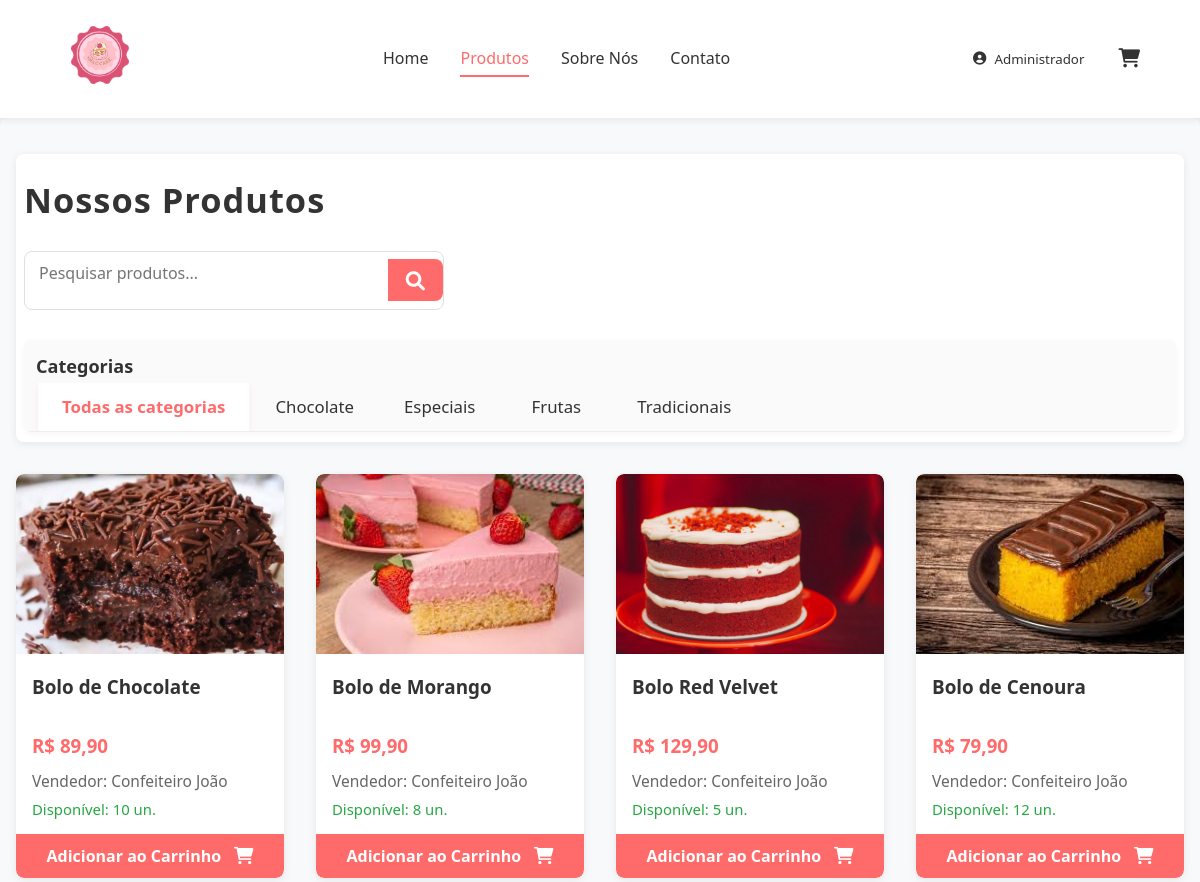
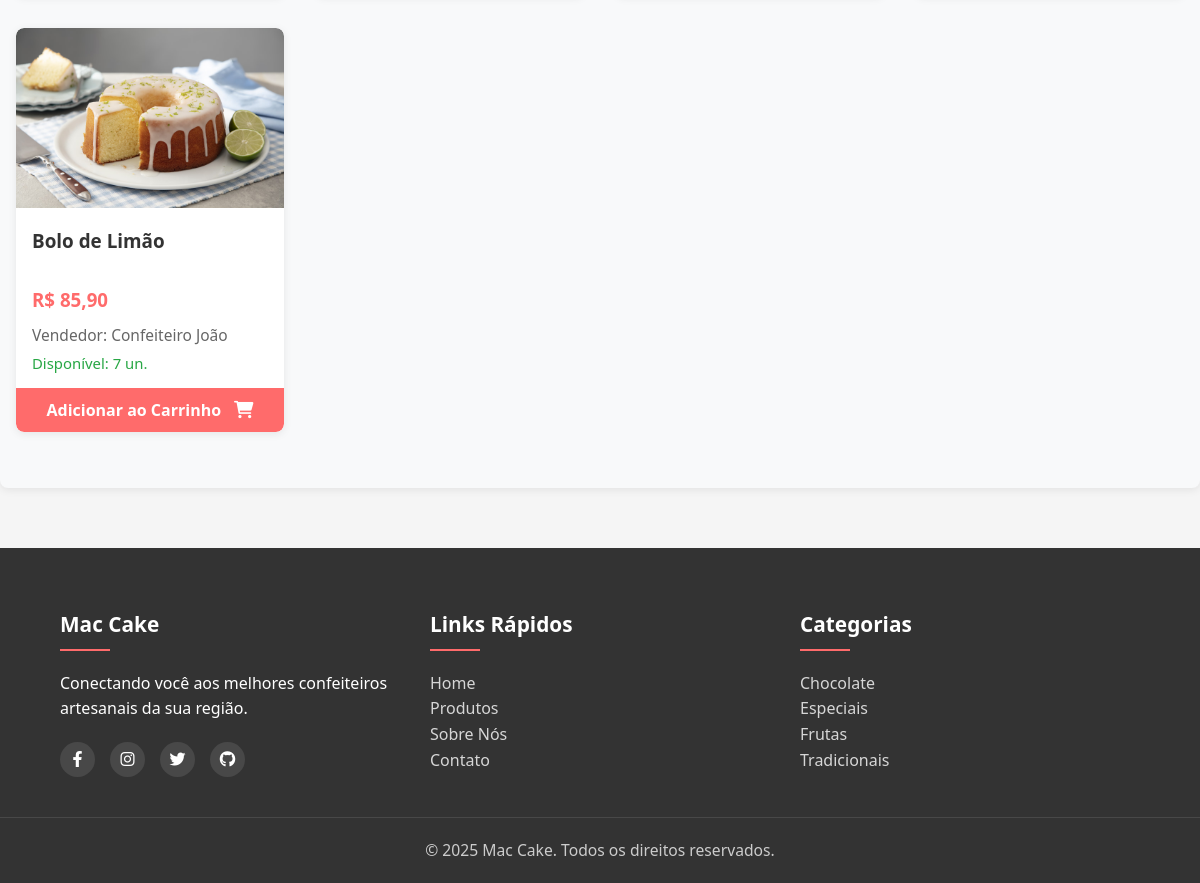
The app's page /pages/products.php (signed in) with its own data (2 pictures, top to bottom).
### tables this page shows
CREATE TABLE usuarios (
    id INT AUTO_INCREMENT PRIMARY KEY,
    nome VARCHAR(100) NOT NULL,
    email VARCHAR(100) NOT NULL UNIQUE,
    senha VARCHAR(255) NOT NULL,
    telefone VARCHAR(20),
    endereco TEXT,
    foto_perfil VARCHAR(255),
    tipo ENUM('cliente', 'vendedor', 'admin') DEFAULT 'cliente',
    data_cadastro DATETIME DEFAULT CURRENT_TIMESTAMP,
    data_atualizacao DATETIME ON UPDATE CURRENT_TIMESTAMP,
    ativo BOOLEAN DEFAULT TRUE,
    token_reset_senha VARCHAR(255),
    token_expira DATETIME,
    INDEX idx_email (email),
    INDEX idx_tipo (tipo)
);

CREATE TABLE produtos (
    id INT AUTO_INCREMENT PRIMARY KEY,
    vendedor_id INT NOT NULL,
    nome VARCHAR(100) NOT NULL,
    slug VARCHAR(100) NOT NULL UNIQUE,
    descricao TEXT,
    preco DECIMAL(10,2) NOT NULL,
    preco_promocional DECIMAL(10,2) DEFAULT NULL,
    categoria VARCHAR(50),
    imagem_principal VARCHAR(255) NOT NULL,
    imagens_adicionais JSON DEFAULT NULL,
    estoque INT DEFAULT 0,
    ingredientes TEXT,
    peso DECIMAL(10,2) COMMENT 'em gramas',
    tempo_preparo INT COMMENT 'em minutos',
    destaque TINYINT(1) DEFAULT 0,
    data_cadastro DATETIME DEFAULT CURRENT_TIMESTAMP,
    data_atualizacao DATETIME DEFAULT CURRENT_TIMESTAMP ON UPDATE CURRENT_TIMESTAMP,
    ativo TINYINT(1) DEFAULT 1,
    FOREIGN KEY (vendedor_id) REFERENCES usuarios(id) ON DELETE CASCADE,
    INDEX idx_vendedor (vendedor_id),
    INDEX idx_categoria (categoria),
    INDEX idx_destaque (destaque),
    INDEX idx_preco (preco),
    FULLTEXT INDEX ft_nome_descricao (nome, descricao)
);

### pages/products.php (the view, shortened to what this page needs)
<?php
require_once __DIR__ . '/../includes/header.php';
try {
    $db = new Database();
    $conn = $db->connect();
    $page = isset($_GET['page']) ? (int)$_GET['page'] : 1;
    $page = max(1, $page);
    $per_page = 12;
    $offset = ($page - 1) * $per_page;
    $category = isset($_GET['category']) ? sanitize($_GET['category']) : '';
    $search = isset($_GET['search']) ? sanitize($_GET['search']) : '';
    $query = "SELECT p.*, u.nome as vendedor_nome
              FROM produtos p
              JOIN usuarios u ON p.vendedor_id = u.id
              WHERE p.ativo = 1";
    $params = [];
    $query .= " ORDER BY p.data_cadastro DESC LIMIT ? OFFSET ?";
    $params[] = $per_page;
    $params[] = $offset;
    $stmt = $conn->prepare($query);
    foreach ($params as $index => $value) {
        $paramType = PDO::PARAM_STR;
        if ($index >= count($params) - 2) {
            $paramType = PDO::PARAM_INT;
        }
        $stmt->bindValue($index + 1, $value, $paramType);
    }
    $stmt->execute();
    $products = $stmt->fetchAll(PDO::FETCH_ASSOC);
    $categories_query = $conn->prepare("SELECT DISTINCT categoria FROM produtos WHERE ativo = 1 AND categoria IS NOT NULL ORDER BY categoria");
    $categories_query->execute();
    $categories = $categories_query->fetchAll(PDO::FETCH_COLUMN);
} catch (PDOException $e) {
    error_log("Database error: " . $e->getMessage());
    $error_message = "Erro ao conectar com o banco de dados. Por favor, tente novamente mais tarde.";
    $products = [];
    $categories = [];
    $total_pages = 0;
}
?>
<!DOCTYPE html>
<html lang="pt-BR">
<head>
    <link rel="stylesheet" href="../assets/css/style.css">
    <link rel="stylesheet" href="../assets/css/produto.css">
    <link rel="stylesheet" href="https://cdnjs.cloudflare.com/ajax/libs/font-awesome/6.0.0-beta3/css/all.min.css">
</head>
<body>
    <?php require_once __DIR__ . '/../includes/header.php'; ?>
    <main class="products-container">
        <div class="filters-section">
            <h1>Nossos Produtos</h1>
            <form method="GET" class="search-form">
                <div class="search-input-container">
                    <input type="text" name="search" placeholder="Pesquisar produtos..." value="<?= htmlspecialchars($search) ?>">
                    <button type="submit" class="btn-search">
                        <i class="fas fa-search"></i>
                    </button>
                </div>
            </form>
            <div class="category-filter">
                <h2>Categorias</h2>
                <ul>
                    <li><a href="products.php" class="<?= empty($category) ? 'active' : '' ?>">Todas as categorias</a></li>
                    <?php foreach ($categories as $cat): ?>
                        <li>
                            <a href="products.php?category=<?= urlencode($cat) ?><?= !empty($search) ? '&search=' . urlencode($search) : '' ?>"
                               class="<?= $category === $cat ? 'active' : '' ?>">
                                <?= htmlspecialchars($cat) ?>
                            </a>
                        </li>
                    <?php endforeach; ?>
                </ul>
            </div>
        </div>
        <div class="products-grid">
            <?php if (empty($products)): ?>
                <div class="no-products">
                    <p>Nenhum produto encontrado.</p>
                    <a href="products.php" class="btn-primary">Ver todos os produtos</a>
                </div>
            <?php else: ?>
                <?php foreach ($products as $product): ?>
                    <div class="product-card">
                        <a href="product_detail.php?id=<?= $product['id'] ?>">
                            <div class="product-image">
                                <?php
                                $imagePath = '../assets/images/uploads/products/' . htmlspecialchars($product['imagem_principal']);
                                $defaultImage = '../assets/images/default-product.jpg';
                                ?>
                                <img src="<?= file_exists($imagePath) ? $imagePath : $defaultImage ?>"
                                     alt="<?= htmlspecialchars($product['nome']) ?>"
                                     onerror="this.src='<?= $defaultImage ?>'">
                            </div>
                            <div class="product-info">
                                <h3><?= htmlspecialchars($product['nome']) ?></h3>
                                <div class="price-container">
                                    <?php if ($product['preco_promocional'] > 0): ?>
                                        <span class="original-price">R$ <?= number_format($product['preco'], 2, ',', '.') ?></span>
                                        <span class="promo-price">R$ <?= number_format($product['preco_promocional'], 2, ',', '.') ?></span>
                                    <?php else: ?>
                                        <span class="price">R$ <?= number_format($product['preco'], 2, ',', '.') ?></span>
                                    <?php endif; ?>
                                </div>
                                <p class="seller">Vendedor: <?= htmlspecialchars($product['vendedor_nome']) ?></p>
                                <?php if ($product['estoque'] > 0): ?>
                                    <p class="stock">Disponível: <?= $product['estoque'] ?> un.</p>
                                <?php else: ?>
                                    <p class="stock out-of-stock">Esgotado</p>
                                <?php endif; ?>
                            </div>
                        </a>
                        <button class="add-to-cart" data-id="<?= $product['id'] ?>" <?= $product['estoque'] <= 0 ? 'disabled' : '' ?>>
                            <?= $product['estoque'] > 0 ? 'Adicionar ao Carrinho' : 'Indisponível' ?>
                            <?php if ($product['estoque'] > 0): ?>
                                <i class="fas fa-shopping-cart"></i>
                            <?php endif; ?>
                        </button>
                    </div>
                <?php endforeach; ?>
            <?php endif; ?>
        </div>
    </main>
    <?php require_once __DIR__ . '/../includes/footer.php'; ?>
</body>
</html>

### includes/header.php (shortened to what this page needs)
<?php
$db = new Database();
$conn = $db->connect();
$usuario = null;
if (isset($_SESSION['user_id'])) {
    $stmt = $conn->prepare("SELECT id, nome, email, foto_perfil, tipo FROM usuarios WHERE id = ?");
    $stmt->execute([$_SESSION['user_id']]);
    $usuario = $stmt->fetch(PDO::FETCH_ASSOC);
}
?>
<!DOCTYPE html>
<html lang="pt-BR">
<head>
    <link rel="stylesheet" href="/assets/css/style.css">
    <link rel="stylesheet" href="https://cdnjs.cloudflare.com/ajax/libs/font-awesome/6.0.0-beta3/css/all.min.css">
</head>
<body>
    <header class="header">
        <div class="header-container">
            <div class="logo">
                <a href="/">
                    <img src="/assets/images/logo/logo.png" alt="Cakee Market" width="150">
                </a>
            </div>
            <nav class="main-nav">
                <ul>
                    <li><a href="/" class="<?= basename($_SERVER['PHP_SELF']) == 'index.php' ? 'active' : '' ?>">Home</a></li>
                    <li><a href="/pages/products.php" class="<?= basename($_SERVER['PHP_SELF']) == 'products.php' ? 'active' : '' ?>">Produtos</a></li>
                    <li><a href="/pages/about.php" class="<?= basename($_SERVER['PHP_SELF']) == 'about.php' ? 'active' : '' ?>">Sobre Nós</a></li>
                    <li><a href="/pages/contact.php" class="<?= basename($_SERVER['PHP_SELF']) == 'contact.php' ? 'active' : '' ?>">Contato</a></li>
                </ul>
            </nav>
            <div class="header-icons">
                <?php if ($usuario): ?>
                    <div class="user-dropdown">
                        <button class="user-btn">
                            <?php if ($usuario['foto_perfil']): ?>
                                <img src="/assets/images/uploads/profiles/<?= htmlspecialchars($usuario['foto_perfil']) ?>" alt="<?= htmlspecialchars($usuario['nome']) ?>" class="user-avatar">
                            <?php else: ?>
                                <i class="fas fa-user-circle"></i>
                            <?php endif; ?>
                            <span class="user-name"><?= htmlspecialchars(explode(' ', $usuario['nome'])[0]) ?></span>
                        </button>
                    </div>
                <?php else: ?>
                    <a href="/pages/auth/login.php" class="auth-link"><i class="fas fa-sign-in-alt"></i> Entrar</a>
                    <a href="/pages/auth/register.php" class="auth-link"><i class="fas fa-user-plus"></i> Cadastrar</a>
                <?php endif; ?>
                <a href="/pages/cart.php" class="cart-icon">
                    <i class="fas fa-shopping-cart"></i>
                </a>
            </div>
        </div>
    </header>
    <main class="main-content">

### records on screen
usuarios: nome "Administrador"
produtos: imagem_principal (picture), nome "Bolo de Chocolate", preco "89,90", vendedor.nome "Confeiteiro João", estoque "10", shows "Adicionar ao Carrinho"
produtos: imagem_principal (picture), nome "Bolo de Morango", preco "99,90", vendedor.nome "Confeiteiro João", estoque "8", shows "Adicionar ao Carrinho"
produtos: imagem_principal (picture), nome "Bolo Red Velvet", preco "129,90", vendedor.nome "Confeiteiro João", estoque "5", shows "Adicionar ao Carrinho"
produtos: imagem_principal (picture), nome "Bolo de Cenoura", preco "79,90", vendedor.nome "Confeiteiro João", estoque "12", shows "Adicionar ao Carrinho"
produtos: imagem_principal (picture), nome "Bolo de Limão", preco "85,90", vendedor.nome "Confeiteiro João", estoque "7", shows "Adicionar ao Carrinho"

### other values on screen
$cat "Chocolate"
$cat "Especiais"
$cat "Frutas"
$cat "Tradicionais"
$category "Chocolate"
$category "Especiais"
$category "Frutas"
$category "Tradicionais"
